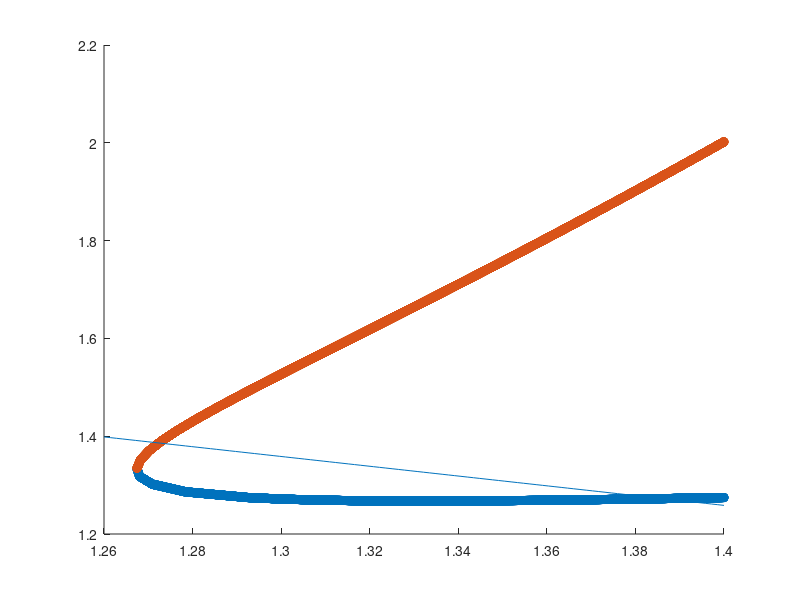

MATLAB code for this plot:
cusp = dlmread('Cusp.csv');
ind = find((diff(cusp(:,1))>0),1,'first');

bound_left = 1.267435;
bound_right = 1.4;

querypts = linspace(bound_left,bound_right,10000)';
interppts_bottom = interp1(cusp(1:ind,1),cusp(1:ind,2),querypts);
interppts_top = interp1(cusp(ind:end,1),cusp(ind:end,2),querypts);

figure
hold on
scatter(querypts,interppts_bottom)
scatter(querypts,interppts_top)

x = linspace(1.26,bound_right,100);
y = -x + (6*0.03+2)/(1-6*0.03);
plot(x,y)
hold off

cusp_bottom = [querypts , interppts_bottom];
cusp_top = [querypts , interppts_top];

%%% uncomment the next line to save the variables to a .mat file
% save('Cusp_interp.mat','cusp_bottom','cusp_top','-mat');